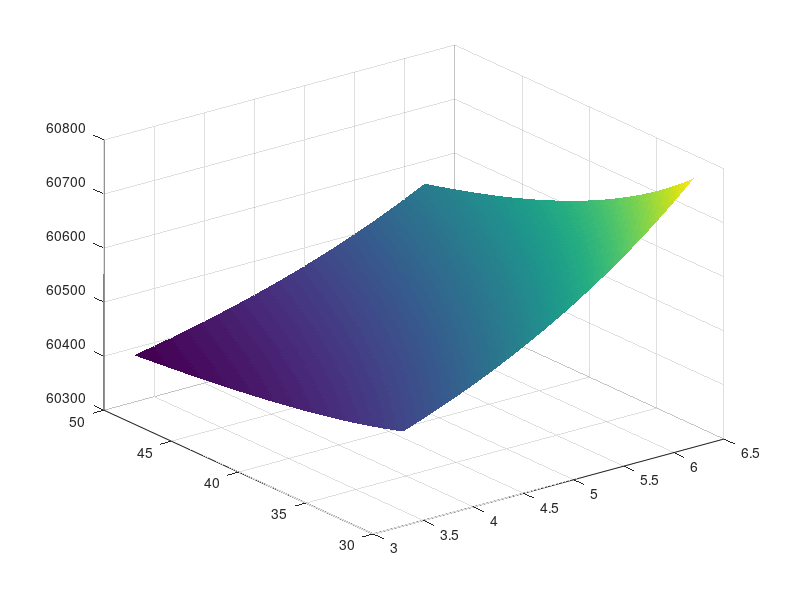

The MATLAB source for this figure: (Note: this script raises an error after producing the figure.)
% Define the domain and initial conditions
L = 0.002; % Length of domain (cm)
N = 100; % Number of grid points
dx = L/N; % Grid spacing
x = linspace(0, L, N+1); % Grid points

% Varying parameters
velocity = 20e-6; % Velocity of E.coli in m/s
pore_size_range = linspace(3.3e-9, 6.2e-9, 100); % Pore size range in m
temp_range_C = linspace(30, 50, 100); % Temperature range in Celsius
temp_range_K = temp_range_C + 273.15; % Convert temperature to Kelvin

% Preallocate matrices for total time and concentration
total_time_matrix = zeros(length(pore_size_range), length(temp_range_K));
concentration_matrix = zeros(N+1, length(pore_size_range), length(temp_range_K));

% Free water diffusion coefficient for E. coli at 25 degrees Celsius
D_free = 200e-12; % m^2/s

% Define the porosity, tortuosity and constrictivity
porosity = 0.35; % Assumed constant
tortuosity = 2.11; % Assumed constant
constrictivity = 1; % Assumed constant

% Loop through all parameter combinations
for p_idx = 1:length(pore_size_range)
    for temp_idx = 1:length(temp_range_K)
        pore_size = pore_size_range(p_idx);
        T = temp_range_K(temp_idx);
        temp_effect = exp(-(T - min(temp_range_K))/(max(temp_range_K) - min(temp_range_K))); % Temperature effect

        % Calculate the specific growth rate of E. coli
        growth_rate = 0.75/3600; % Set Avg growth rate to 0.75 h^-1 and change from hr to sec

        % Calculate the adjusted velocity based on pore size and temperature
        adjusted_velocity = velocity * (pore_size / max(pore_size_range)) * temp_effect;

        % Compute the effective diffusion coefficient using given equation
        D_eff = D_free * (porosity / tortuosity) * constrictivity;

        % Calculate time taken for bacteria to pass through porous medium
        time_diffusion = (L^2) / (2 * D_eff);
        time_advection = L / adjusted_velocity;
        
        % Include running and tumbling times
        running_time = 1.25; % sec
        tumbling_time = 0.17; % sec
        
        time_total = time_diffusion + time_advection + running_time - tumbling_time;

        % Store the results in the matrices
        total_time_matrix(p_idx, temp_idx) = time_total;
    end
end

% Calculate the average total time
average_total_time = mean(total_time_matrix(:));

% Display the average total time
fprintf('The average total time taken by E. coli to pass through the porous medium is %.2f seconds.\n', average_total_time);

% Create a 2D surface plot for time taken by E. coli w.r.t. temperature and pore size
[X, Y] = meshgrid(pore_size_range * 1e9, temp_range_C);
figure('Color', 'white'); % Setting the background to white
surf(X, Y, squeeze(total_time_matrix(:, :)), 'EdgeColor', 'none');
colormap(parula);
cbar = colorbar;
ylabel(cbar, 'Total Time (s)', 'FontSize', 12, 'FontWeight', 'bold');

% Add labels and title
xlabel('Pore Size (nm)', 'FontSize', 12, 'FontWeight', 'bold');
ylabel('Temperature (\circC)', 'FontSize', 12, 'FontWeight', 'bold');
zlabel('Average Total Time (s)', 'FontSize', 12, 'FontWeight', 'bold');
title('Impact of Temperature on E. coli Passage Through Porous Medium', 'FontSize', 14, 'FontWeight', 'bold');

% Customize axis and grid
axis tight;
grid on;
set(gca, 'GridAlpha', 0.3, 'Box', 'off', 'FontSize', 12, 'LineWidth', 1.2);

% Create a 2D surface plot for time taken by E. coli w.r.t. temperature and pore size
[X, Y] = meshgrid(pore_size_range * 1e9, temp_range_C);

% Save the data to an Excel file
excel_filename = 'total_time_matrix.xlsx';

% Prepare data for Excel
excel_data = [pore_size_range' * 1e9, total_time_matrix];

% Create headers for the data
header_pore_size = 'Pore Size (nm)';
header_time = arrayfun(@(x) sprintf('Time (s) at Temp %d C', x), temp_range_C, 'UniformOutput', false);
header = [header_pore_size, header_time];

% Write data to Excel
xlswrite(excel_filename, header, 'Sheet1', 'A1');
xlswrite(excel_filename, excel_data, 'Sheet1', 'A2');

fprintf('Excel file "%s" has been created.\n', excel_filename);
% Create a 2D surface plot for time taken by E. coli w.r.t. temperature and pore size
[X, Y] = meshgrid(pore_size_range * 1e9, temp_range_C);

% Save the data to an Excel file
excel_filename = 'total_time_pore.xlsx';

% Prepare data for Excel
excel_data = [pore_size_range' * 1e9, total_time_matrix];

% Create a header for the data
header = ['Pore Size (nm)', arrayfun(@(x) sprintf('Temp %d C', x), temp_range_C, 'UniformOutput', false)];

% Write data to Excel
xlswrite(excel_filename, header, 'Sheet1', 'A1');
xlswrite(excel_filename, excel_data, 'Sheet1', 'A2');

fprintf('Excel file "%s" has been created.\n', excel_filename);
